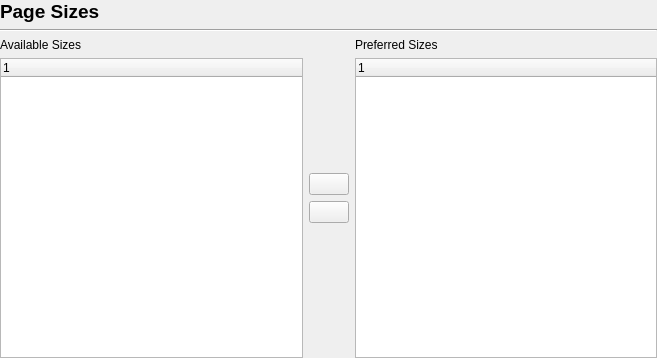
<?xml version="1.0" encoding="UTF-8"?>
<ui version="4.0">
 <class>Prefs_PageSizes</class>
 <widget class="QWidget" name="Prefs_PageSizes">
  <property name="geometry">
   <rect>
    <x>0</x>
    <y>0</y>
    <width>657</width>
    <height>358</height>
   </rect>
  </property>
  <layout class="QVBoxLayout" name="verticalLayout_4">
   <property name="leftMargin">
    <number>0</number>
   </property>
   <property name="topMargin">
    <number>0</number>
   </property>
   <property name="rightMargin">
    <number>0</number>
   </property>
   <property name="bottomMargin">
    <number>0</number>
   </property>
   <item>
    <widget class="QLabel" name="label">
     <property name="font">
      <font>
       <pointsize>14</pointsize>
       <bold>true</bold>
      </font>
     </property>
     <property name="text">
      <string>Page Sizes</string>
     </property>
    </widget>
   </item>
   <item>
    <widget class="Line" name="line">
     <property name="orientation">
      <enum>Qt::Orientation::Horizontal</enum>
     </property>
    </widget>
   </item>
   <item>
    <layout class="QHBoxLayout" name="horizontalLayout">
     <item>
      <layout class="QVBoxLayout" name="verticalLayout_2">
       <item>
        <widget class="QLabel" name="label_2">
         <property name="text">
          <string>Available Sizes</string>
         </property>
        </widget>
       </item>
       <item>
        <widget class="QTreeWidget" name="treeAvailableSizes">
         <property name="selectionMode">
          <enum>QAbstractItemView::SelectionMode::SingleSelection</enum>
         </property>
         <column>
          <property name="text">
           <string notr="true">1</string>
          </property>
         </column>
        </widget>
       </item>
      </layout>
     </item>
     <item>
      <layout class="QVBoxLayout" name="verticalLayout">
       <item>
        <spacer name="verticalSpacer">
         <property name="orientation">
          <enum>Qt::Orientation::Vertical</enum>
         </property>
         <property name="sizeHint" stdset="0">
          <size>
           <width>20</width>
           <height>40</height>
          </size>
         </property>
        </spacer>
       </item>
       <item>
        <widget class="QPushButton" name="toActiveButton">
         <property name="text">
          <string/>
         </property>
        </widget>
       </item>
       <item>
        <widget class="QPushButton" name="fromActiveButton">
         <property name="text">
          <string/>
         </property>
        </widget>
       </item>
       <item>
        <spacer name="verticalSpacer_2">
         <property name="orientation">
          <enum>Qt::Orientation::Vertical</enum>
         </property>
         <property name="sizeHint" stdset="0">
          <size>
           <width>20</width>
           <height>40</height>
          </size>
         </property>
        </spacer>
       </item>
      </layout>
     </item>
     <item>
      <layout class="QVBoxLayout" name="verticalLayout_3">
       <item>
        <widget class="QLabel" name="label_3">
         <property name="text">
          <string>Preferred Sizes</string>
         </property>
        </widget>
       </item>
       <item>
        <widget class="QTreeWidget" name="treeActiveSizes">
         <property name="selectionMode">
          <enum>QAbstractItemView::SelectionMode::SingleSelection</enum>
         </property>
         <column>
          <property name="text">
           <string notr="true">1</string>
          </property>
         </column>
        </widget>
       </item>
      </layout>
     </item>
    </layout>
   </item>
  </layout>
 </widget>
 <resources/>
 <connections/>
</ui>
